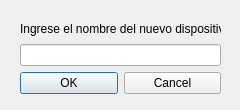
<?xml version="1.0" encoding="UTF-8"?>
<ui version="4.0">
 <class>AddNewDevDialog</class>
 <widget class="QDialog" name="AddNewDevDialog">
  <property name="geometry">
   <rect>
    <x>0</x>
    <y>0</y>
    <width>240</width>
    <height>110</height>
   </rect>
  </property>
  <property name="windowTitle">
   <string>Dialog</string>
  </property>
  <widget class="QWidget" name="">
   <property name="geometry">
    <rect>
     <x>20</x>
     <y>20</y>
     <width>201</width>
     <height>74</height>
    </rect>
   </property>
   <layout class="QVBoxLayout" name="verticalLayout_2">
    <item>
     <layout class="QVBoxLayout" name="verticalLayout">
      <item>
       <widget class="QLabel" name="label">
        <property name="text">
         <string>Ingrese el nombre del nuevo dispositivo: </string>
        </property>
       </widget>
      </item>
      <item>
       <widget class="QLineEdit" name="devnameEdit"/>
      </item>
     </layout>
    </item>
    <item>
     <layout class="QHBoxLayout" name="horizontalLayout">
      <item>
       <widget class="QPushButton" name="ok_button">
        <property name="text">
         <string>OK</string>
        </property>
       </widget>
      </item>
      <item>
       <widget class="QPushButton" name="cancel_button">
        <property name="text">
         <string>Cancel</string>
        </property>
       </widget>
      </item>
     </layout>
    </item>
   </layout>
  </widget>
 </widget>
 <resources/>
 <connections/>
</ui>
